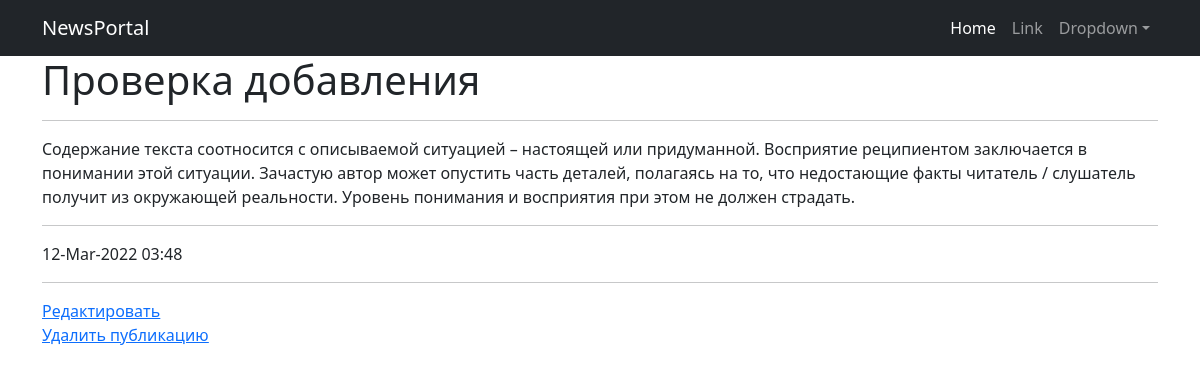
/news/5, run on the app's committed database.
### newspage/models.py (models this page shows, shortened)
class Post(models.Model):
    news = 'N'
    article = 'A'
    type = [
        (news, 'Новость'),
        (article, 'Статья')
    ]
    type_post = models.CharField(max_length=1, choices=type, default=article)
    author = models.ForeignKey(Author, on_delete=models.CASCADE)
    time_write = models.DateTimeField(auto_now_add=True)
    title = models.CharField(max_length=255, blank=False)
    text = models.TextField()
    rating = models.IntegerField(default=0)

### newspage/views.py (the view)
# urls.py: path('news/<int:pk>', PostText.as_view(), name='post'),
class PostText(DetailView):
    model = Post
    template_name = 'post.html'
    context_object_name = 'post'
    def get_context_data(self, **kwargs):
        context = super().get_context_data(**kwargs)
        context['time_now'] = datetime.time()
        context['value1'] = None
        return context

### newspage/templatetags/custom_filters.py (called while the page is built)
@register.filter(name='censor')
def censor(value, arg):
    censor_words = ['булок', 'плюшек', 'пирожков', 'статья']  # ненормативная лексика
    ln = len(censor_words)
    filtred_text = ''
    string = ''
    pattern = '*'  # замена
    for i in value:
        string += i
        string2 = string.lower()
        flag = 0
        for j in censor_words:
            if not string2 in j:
                flag += 1
            if string2 == j:
                filtred_text += pattern * len(string)
                flag -= 1
                string = ''
        if flag == ln:
            filtred_text += string
            string = ''
    if string2 != '' and string2 not in censor_words:
        filtred_text += string
    elif string2 != '':
        filtred_text += pattern * len(string)
    return filtred_text

### templates/post.html (shortened to what this page needs)
{% extends 'flatpages/default.html' %}
{% load custom_filters %}
{% block content %}
<h1> {{ post.title | censor:'булок' }} </h1>
    <hr>
{{ post.text | censor:'булок' }}
    <hr>
{{ post.time_write | date:'d-M-Y h:i' }}
<hr>
    <a href="{% url 'post_edit' post.id %}"><u>Редактировать</u></a><br>
    <a href="{% url 'post_delete' post.id %}"><u>Удалить публикацию</u></a>
{% endblock content %}

### data on the page
Post: title|censor "Проверка добавления", text|censor "Содержание текста соотносится с описываемой ситуацией – настоящей или придуманной. Восприятие реципиентом заключается в понимании этой ситуации. Зачастую автор может опустить часть деталей, полагаясь на то, что недостающие факты читатель / слушатель получит из окружающей реальности. Уровень понимания и восприятия при этом не должен страдать.", time_write "12-Mar-2022 03:48"
